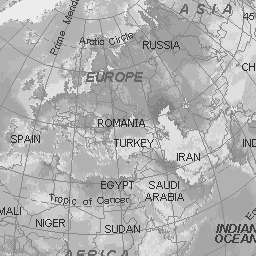
%> input picture Lab3/Lab3_Solution/Globe.pgm, 256 x 256 px
$ octave Space_variant_blurring_final.m   (GNU Octave 9; MATLAB toolbox functions it lacks are replaced by stand-ins)
%> lines starting %> are read from the running program, lines starting %| are printed output that depends on the picture
clc;
close all;
clear all;
I=imread('Globe.pgm');
%> I is the input picture: size 256x256 uint8; min 42, max 236, mean 177.7
figure,imshow(I)
I=double(I);
%> I: size 256x256 double
[r1 c1]=size(I);
%> r1 = 256; c1 = 256
I_var_blur=zeros(size(I));
A=2;
B=(2*(128^2))/(log(200));
for i=1:r1
    for j=1:c1
        sigma(i,j)= A* exp(-((i-1-128)^2 + (j-1-128)^2)/(B));
    end
end
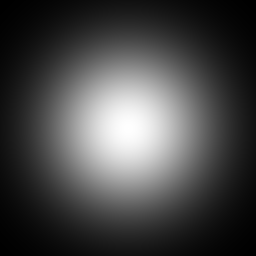
%> sigma: size 256x256 double; min 0.01, max 2, mean 0.568; drawn with min black and max white

[maximum,i] =max(max(sigma(:,:)));
%> maximum = 2; i = 129
minimum=min(min(sigma(:,:)));
%> minimum = 0.01
x=maximum;
%> x = 2
img_zeropad=zeros(((r1)+6*(x)),((c1)+6*(x)),'uint8');

 [P,Q]=size(img_zeropad);
%> P = 268; Q = 268

%%interpolating the values for zero padding
for i=1:P
    for j=1:Q
        img_zeropad(i,j)=inter((i-((6*x)/2)+1),(j-((6*x)/2)+1),I);
    end
end
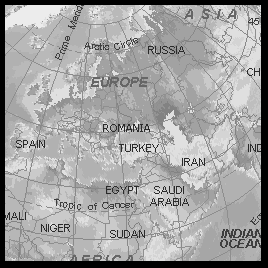
%> img_zeropad: size 268x268 uint8; min 0, max 236, mean 162.2
% figure,imshow(img_zeropad)
img_zeropad=double(img_zeropad);
%> img_zeropad: size 268x268 double
Var_Blurred_img=zeros(size(img_zeropad),'double');
%> (the run ends here)
